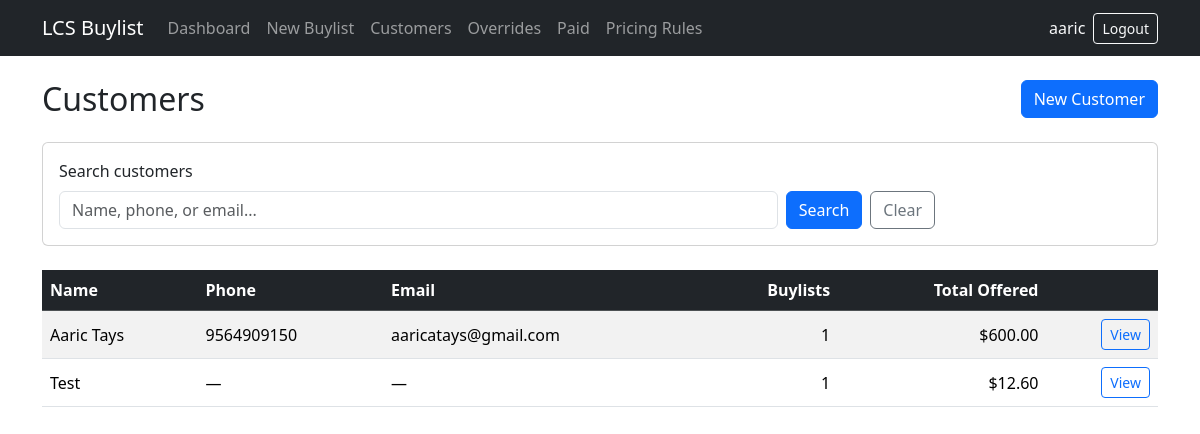
The page /customers/ (signed in) on the database its author committed.
### buylists/models.py (models this page shows, shortened)
class Customer(models.Model):
    name = models.CharField(max_length=200)
    phone = models.CharField(max_length=50, blank=True)
    email = models.EmailField(blank=True)
    notes = models.TextField(blank=True)
    class Meta:
        ordering = ['name']

### buylists/views.py (the view)
# urls.py: path('customers/', views.customer_list, name='customer_list'),
@employee_required
def customer_list(request):
    customers = (
        Customer.objects.annotate(
            buylist_count=Count('buylists', distinct=True),
            total_offered=Coalesce(
                Sum('buylists__items__final_offer_price'),
                Value(Decimal('0.00')),
                output_field=DecimalField(max_digits=12, decimal_places=2),
            ),
        )
        .order_by('name')
    )
    search_query = request.GET.get('q', '').strip()
    if search_query:
        customers = customers.filter(
            Q(name__icontains=search_query)
            | Q(phone__icontains=search_query)
            | Q(email__icontains=search_query)
        )
    for customer in customers:
        customer.total_offered = round_money(customer.total_offered)
    return render(request, 'buylists/customer_list.html', {
        'customers': customers,
        'search_query': search_query,
    })

### buylists/context_processors.py (called while the page is built)
def nav_permissions(request):
    user = request.user
    return {
        'nav_is_authenticated': user.is_authenticated,
        'nav_username': user.get_username() if user.is_authenticated else '',
        'nav_is_owner': user_is_owner(user),
        'nav_is_manager_or_owner': user_is_manager_or_owner(user),
        'nav_can_view_override_report': user_is_manager_or_owner(user),
        'nav_can_view_paid_report': user_is_manager_or_owner(user),
    }

### buylists/models.py (called while the page is built)
def round_money(amount):
    return Decimal(amount).quantize(MONEY_PRECISION)

### buylists/permissions.py (called while the page is built)
def user_is_owner(user):
    if not user.is_authenticated:
        return False
    return user.is_superuser or GROUP_OWNER in user_group_names(user)

def user_is_manager_or_owner(user):
    if not user.is_authenticated:
        return False
    if user_is_owner(user):
        return True
    return GROUP_MANAGER in user_group_names(user)

### buylists/templates/buylists/customer_list.html (shortened to what this page needs)
{% extends "buylists/base.html" %}
{% block content %}
<div class="d-flex justify-content-between align-items-center mb-4">
    <h1 class="h2 mb-0">Customers</h1>
    <a href="{% url 'buylists:customer_create' %}" class="btn btn-primary">New Customer</a>
</div>
<form method="get" class="card mb-4">
    <div class="card-body">
        <div class="row g-2 align-items-end">
            <div class="col-md-8">
                <label for="q" class="form-label">Search customers</label>
                <input
                    type="text"
                    class="form-control"
                    id="q"
                    name="q"
                    value="{{ search_query }}"
                    placeholder="Name, phone, or email..."
                >
            </div>
            <div class="col-md-4 d-flex gap-2">
                <button type="submit" class="btn btn-primary">Search</button>
                <a href="{% url 'buylists:customer_list' %}" class="btn btn-outline-secondary">Clear</a>
            </div>
        </div>
    </div>
</form>
{% if customers %}
<div class="table-responsive">
    <table class="table table-striped table-hover align-middle">
        <thead class="table-dark">
            <tr>
                <th>Name</th>
                <th>Phone</th>
                <th>Email</th>
                <th class="text-end">Buylists</th>
                <th class="text-end">Total Offered</th>
                <th></th>
            </tr>
        </thead>
        <tbody>
            {% for customer in customers %}
            <tr>
                <td>{{ customer.name }}</td>
                <td>{{ customer.phone|default:"—" }}</td>
                <td>{{ customer.email|default:"—" }}</td>
                <td class="text-end">{{ customer.buylist_count }}</td>
                <td class="text-end">${{ customer.total_offered|floatformat:2 }}</td>
                <td class="text-end">
                    <a href="{% url 'buylists:customer_detail' pk=customer.pk %}" class="btn btn-sm btn-outline-primary">View</a>
                </td>
            </tr>
            {% endfor %}
        </tbody>
    </table>
</div>
{% endif %}
{% endblock %}

### buylists/templates/buylists/base.html (shortened to what this page needs)
<!DOCTYPE html>
<html lang="en">
<head>
    <link href="https://cdn.jsdelivr.net/npm/bootstrap@5.3.3/dist/css/bootstrap.min.css" rel="stylesheet">
</head>
<body>
    <nav class="navbar navbar-expand-lg navbar-dark bg-dark mb-4 no-print">
        <div class="container">
            <a class="navbar-brand" href="{% url 'buylists:dashboard' %}">LCS Buylist</a>
            {% if nav_is_authenticated %}
            <div class="collapse navbar-collapse" id="navbarNav">
                <ul class="navbar-nav me-auto">
                    <li class="nav-item">
                        <a class="nav-link" href="{% url 'buylists:dashboard' %}">Dashboard</a>
                    </li>
                    <li class="nav-item">
                        <a class="nav-link" href="{% url 'buylists:buylist_create' %}">New Buylist</a>
                    </li>
                    <li class="nav-item">
                        <a class="nav-link" href="{% url 'buylists:customer_list' %}">Customers</a>
                    </li>
                    {% if nav_can_view_override_report %}
                    <li class="nav-item">
                        <a class="nav-link" href="{% url 'buylists:override_report' %}">Overrides</a>
                    </li>
                    {% endif %}
                    {% if nav_can_view_paid_report %}
                    <li class="nav-item">
                        <a class="nav-link" href="{% url 'buylists:paid_report' %}">Paid</a>
                    </li>
                    {% endif %}
                    {% if nav_is_owner %}
                    <li class="nav-item">
                        <a class="nav-link" href="{% url 'buylists:pricing_rule_list' %}">Pricing Rules</a>
                    </li>
                    {% endif %}
                </ul>
                <ul class="navbar-nav align-items-lg-center gap-lg-2">
                    <li class="nav-item">
                        <span class="navbar-text text-light">
                            {{ nav_username }}
                        </span>
                    </li>
                    <li class="nav-item">
                        <form method="post" action="{% url 'buylists:logout' %}" class="d-inline">
                            <button type="submit" class="btn btn-outline-light btn-sm">Logout</button>
                        </form>
                    </li>
                </ul>
            </div>
            {% endif %}
        </div>
    </nav>
    <main class="container pb-5">
        {% block content %}{% endblock %}
    </main>
</body>
</html>

### rows shown on the page
Customer: name "Aaric Tays", phone "9564909150", email "aaricatays@gmail.com", buylist_count "1", total_offered "600.00"
Customer: name "Test", phone "—", email "—", buylist_count "1", total_offered "12.60"

### other values the page prints
{{ nav_username }} "aaric"
